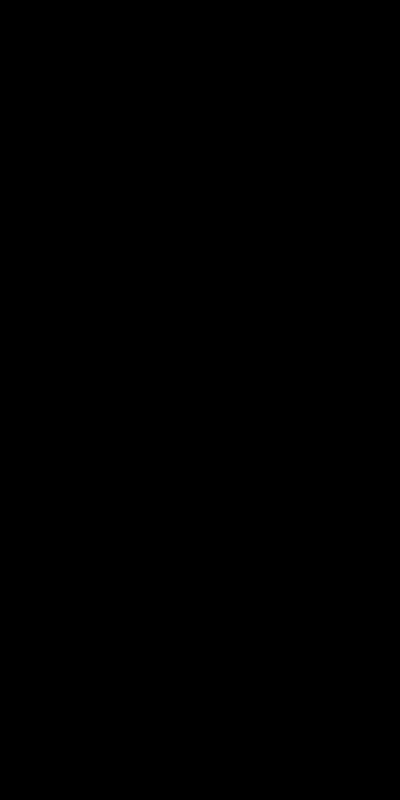
Frame 1 (no input)
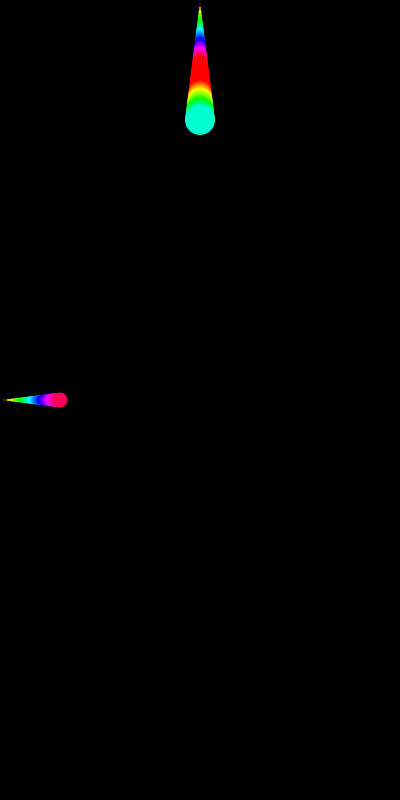
Frame 60 (the mouse pressed at the canvas centre just before this capture)
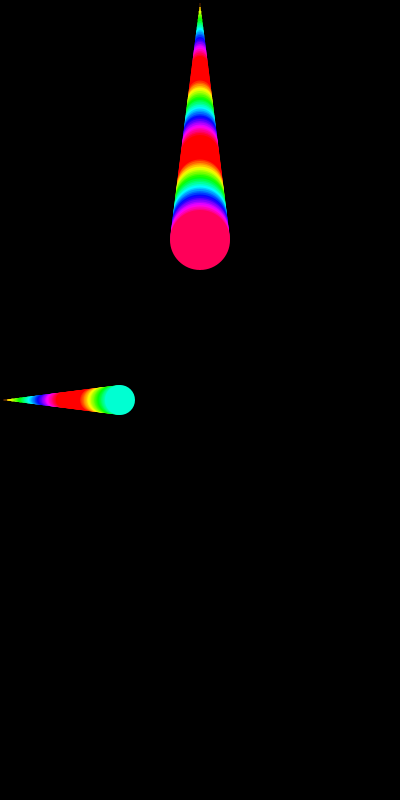
Frame 120 (the mouse held since frame 60 and released just before this capture)

The Processing sketch that drew these frames (run headless with seeded random() and noise(); from frame 60 on, the mouse is pressed at the canvas centre):

// Processing sketch: assignment4
// ── assignment4.pde
PImage img;
int j = 0;
void settings()

{
size(400, 800);

}
  
void setup()

{
    background(0);
}
  
void draw()

{

  noStroke();
  colorMode(HSB);

j++;
   fill((j*8)%360,255,255);
  ellipse(200,2*j,j/2,j/2);
  fill((j*4)%360,255, 255);
  ellipse(j,400,j/4,j/4);
 


}

  
  
